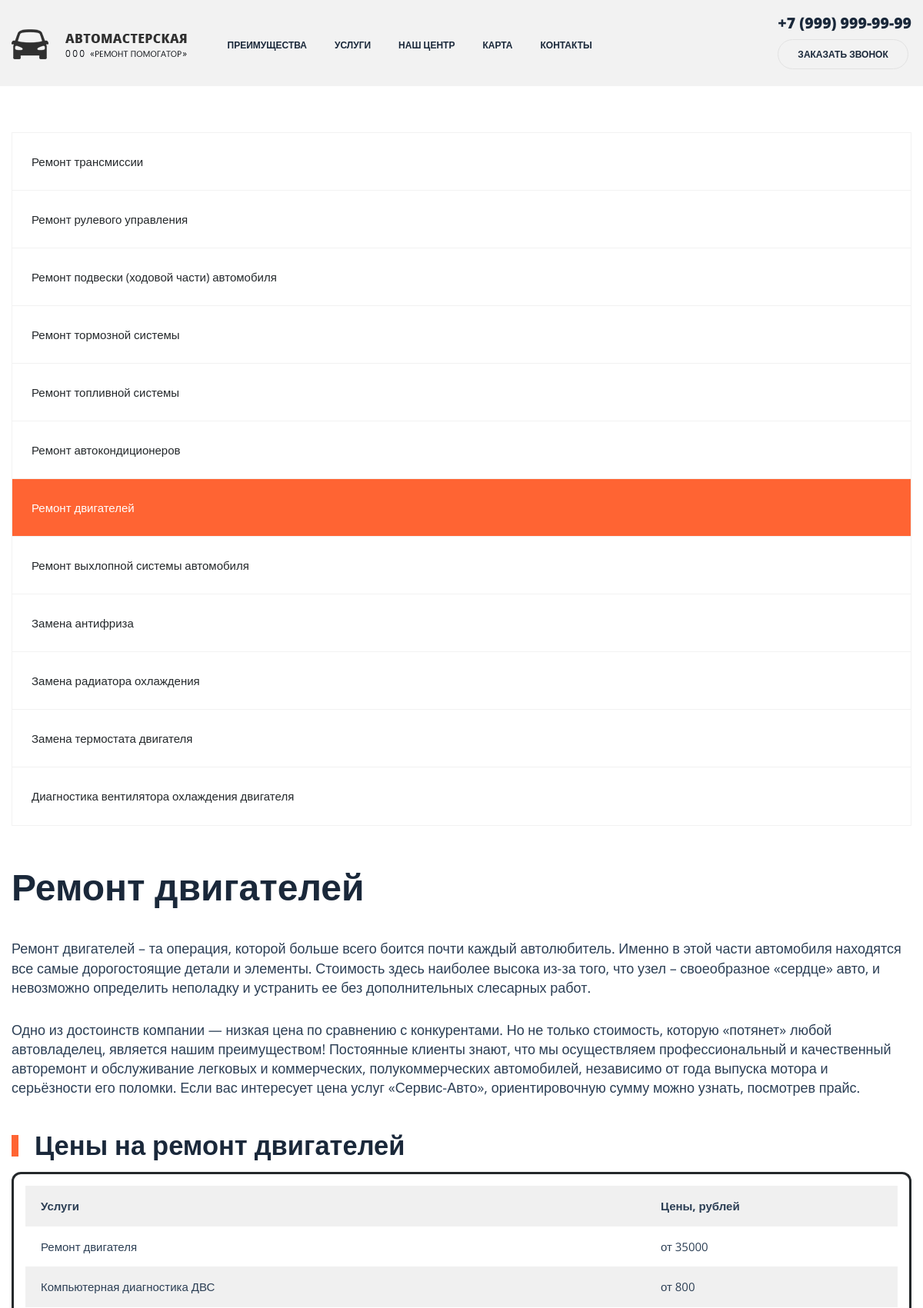
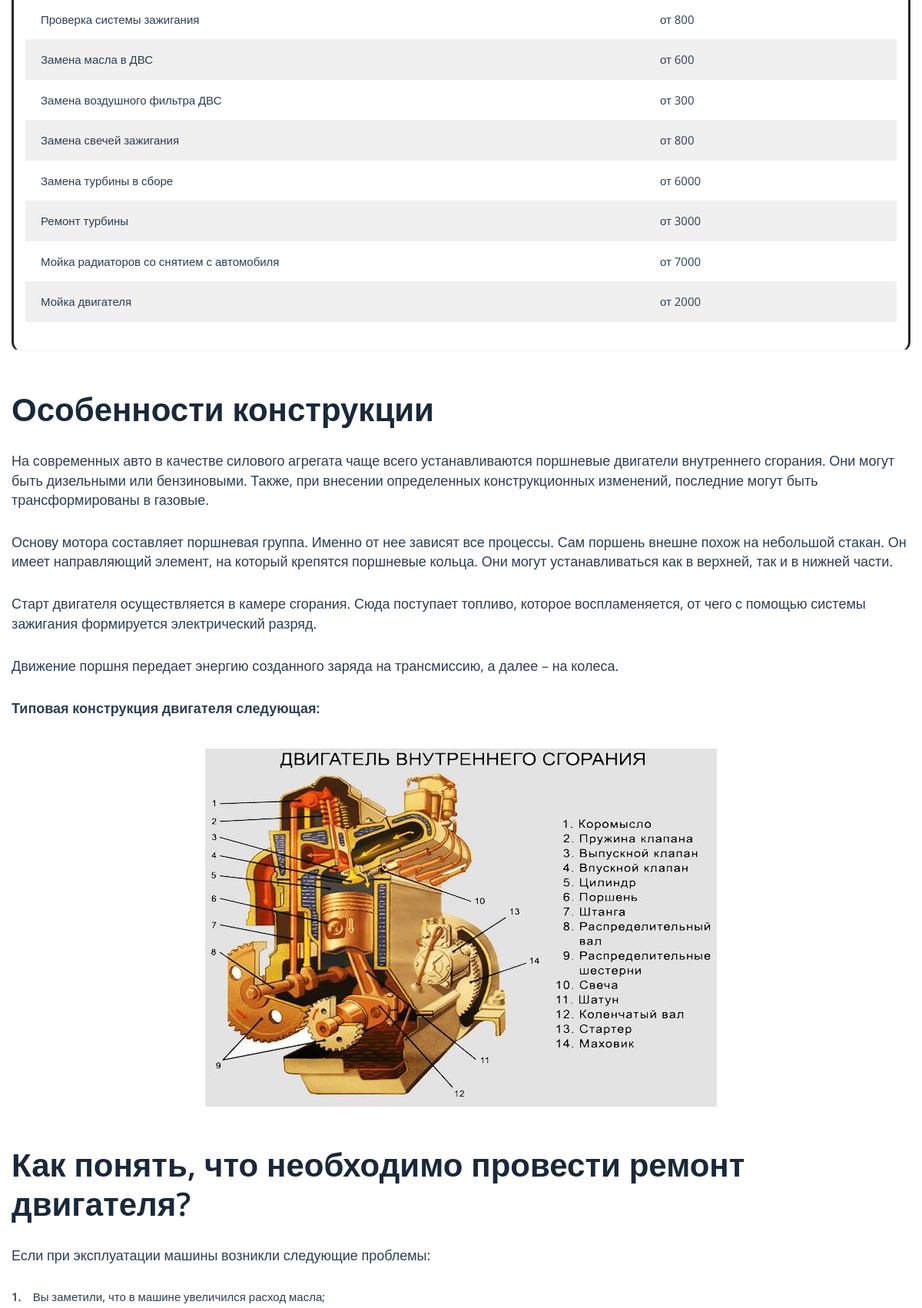
Page /index8.php (upper part) on the committed database (2 pictures, top to bottom).
### tables this page shows
CREATE TABLE `service` (
  `idservice` int NOT NULL,
  `id_type` int NOT NULL,
  `service` varchar(500) DEFAULT NULL,
  `cost` int DEFAULT NULL
);

### index8.php (the view, shortened to what this page needs)
<!DOCTYPE html>
<html lang="en" dir="ltr">
  <head>
    <link rel="stylesheet" href="https://stackpath.bootstrapcdn.com/bootstrap/4.1.3/css/bootstrap.min.css"
>
    <link rel="stylesheet" href="https://use.fontawesome.com/releases/v5.6.1/css/all.css"
>
    <link rel="stylesheet" href="css/main2.css">
    <link rel="stylesheet" href="css/media.css">
    <link rel="stylesheet" href="css/animate.css">
    <link rel='stylesheet' id='wp-block-library-css' href='css/style.min-1.css' type='text/css' media='all'>
    <link rel='stylesheet' id='autoservice-style-css' href='css/wmac_single_71dfaf63ff26cdcd8f13a55f6c5f486d-1.css' type='text/css' media='all'>
    <link rel='stylesheet' id='autoservice-main-css' href='css/wmac_single_ce631b6e98131e308f29fbe37d2114e2-1.css' type='text/css' media='all'>
    <link rel='stylesheet' id='autoservice-media-main-css' href='css/wmac_single_e65cdca6a25d2c07eeefa16406e77695-1.css' type='text/css' media='all'>
  </head>
  <body>
    <header>
      <nav class="navbar navbar-expand-lg sticky-top">
        <div class="container">
          <a href="index.html" class="navbar-brad">
            <img src="img/logo.svg" alt="" class="logo">
          </a>
          <div class="collapse navbar-collapse" id="navbarResponsive">
            <ul class="navbar-nav">
            <li class="nav-item">
                <a href="index.html#why" class="nav-link active">
                  Преимущества
                </a>
              </li>
              <li class="nav-item">
                <a href="index2.php" class="nav-link">
                  Услуги
                </a>
              </li>
              <li class="nav-item">
                <a href="index.html#look" class="nav-link">
                  Наш центр
                </a>
              </li>
              <li class="nav-item">
                <a href="index.html#place" class="nav-link">
                  Карта
                </a>
              </li>
              <li class="nav-item">
                <a href="index.html#footer" class="nav-link">
                  Контакты
                </a>
              </li>
            </ul>
          </div>
          <div class="clearfix d-none d-lg-block">
           <div class="contacts__phone bolder">
             +7 (999) 999-99-99
           </div>
           <a class="contacts__btn upper bolder" href="#">
             Заказать звонок
           </a>
          </div>
        </div>
      </nav>
    </header>
    <div id="content" class="site-content">
			<div class="wrapper">
				<div class="inner">
					<div class="inner-page">
						<aside id="secondary" class="widget-area">
							<nav class="sidebar-nav">
                  <ul>
                    <li class="page_item page-item-468 page_item_has_children"><a href="index2.php">Ремонт трансмиссии</a>
                    </li>
                    <li class="page_item page-item-469 page_item_has_children"><a href="index3.php">Ремонт рулевого управления</a>
                    </li>
                    <li class="page_item page-item-470 page_item_has_children"><a href="index4.php">Ремонт подвески (ходовой части) автомобиля</a>
                    </li>
                    <li class="page_item page-item-471 page_item_has_children"><a href="index5.php">Ремонт тормозной системы</a>
                    </li>
                    <li class="page_item page-item-472 page_item_has_children"><a href="index6.php">Ремонт топливной системы</a>
                    </li>
                    <li class="page_item page-item-473 page_item_has_children"><a href="index7.php">Ремонт автокондиционеров</a>
                    </li>
                    <li class="page_item page-item-474 current_page_item"><a href="index8.php">Ремонт двигателей</a>
                    </li>
                    <li class="page_item page-item-475 page_item_has_children"><a href="index9.php">Ремонт выхлопной системы автомобиля</a>
                    </li>
                    <li class="page_item page-item-994"><a href="index10.php">Замена антифриза</a></li>
                    <li class="page_item page-item-1001"><a href="index11.php">Замена радиатора охлаждения</a></li>
                    <li class="page_item page-item-1004"><a href="index12.php">Замена термостата двигателя</a></li>
                    <li class="page_item page-item-1007"><a href="index13.php" aria-current="page">Диагностика вентилятора охлаждения двигателя</a></li>
                  </ul>
							</nav>
						</aside>
						<div id="primary" class="content-area">
							<main id="main" class="site-main">
								<div class="inner-page-preview section mb0">
									<div class="inner-page-preview-layout">
										<div class="section-title">
											<h1>Ремонт двигателей</h1>
										</div>
									</div>
								</div>
								<article id="post-474" class="post-474 page type-page status-publish has-post-thumbnail hentry">
									<div class="entry-content">
										<div id="seo-block_5efdeaf097341" class="seo section mb0">
											<div class="section-bg"></div>
											<div class="seo-layout">
												<div class="section-desc">
													<p>Ремонт двигателей – та операция, которой больше всего боится почти каждый автолюбитель. Именно в этой части автомобиля находятся все самые дорогостоящие детали и элементы. Стоимость здесь наиболее высока из-за того, что узел – своеобразное «сердце» авто, и невозможно определить неполадку и устранить ее без дополнительных слесарных работ.</p>
													<p>Одно из достоинств компании — низкая цена по сравнению с конкурентами. Но не только стоимость, которую «потянет» любой автовладелец, является нашим преимуществом! Постоянные клиенты знают, что мы осуществляем профессиональный и качественный авторемонт и обслуживание легковых и коммерческих, полукоммерческих автомобилей, независимо от года выпуска мотора и серьёзности его поломки. Если вас интересует цена услуг «Сервис-Авто», ориентировочную сумму можно узнать, посмотрев прайс.</p>
												</div>
											</div>
										</div>
										<h2>Цены на ремонт двигателей</h2>
										<figure class="wp-block-table is-style-stripes">
											<table>
												<tbody>
													<tr>
														<td><strong>Услуги</strong></td>
														<td><strong>Цены, рублей</strong></td>
													</tr>
													<?php
                                                    include('admin/database/dbconfig.php');
                                                    $sql = "SELECT * FROM `service` where id_type = 7";
                                                    $result = $connection->query($sql);
                                                    while($row = $result->fetch_assoc()) {
                                                        echo"
                                                        <tr>
                                                            <td>" . $row["service"] ."</td>
                                                            <td>от " . $row["cost"] ."</td>
                                                        </tr>";
                                                    }
                                                    ?>
												</tbody>
											</table>
										</figure>
										<div id="seo-block_5efdeb7c97342" class="seo section mb0">
											<div class="section-bg"></div>
											<div class="seo-layout">
												<div class="section-title">
													<h2>Особенности конструкции</h2>
												</div>
												<div class="section-desc">
													<p>На современных авто в качестве силового агрегата чаще всего устанавливаются поршневые двигатели внутреннего сгорания. Они могут быть дизельными или бензиновыми. Также, при внесении определенных конструкционных изменений, последние могут быть трансформированы в газовые. </p>
													<p>Основу мотора составляет поршневая группа. Именно от нее зависят все процессы. Сам поршень внешне похож на небольшой стакан. Он имеет направляющий элемент, на который крепятся поршневые кольца. Они могут устанавливаться как в верхней, так и в нижней части.</p>
													<p>Старт двигателя осуществляется в камере сгорания. Сюда поступает топливо, которое воспламеняется, от чего с помощью системы зажигания формируется электрический разряд. </p>
													<p>Движение поршня передает энергию созданного заряда на трансмиссию, а далее – на колеса.</p>
													<p><span class="fz18 text-semi-bold">Типовая конструкция двигателя следующая:</span></p>
												</div>
											</div>
										</div>
										<div class="wp-block-image">
											<figure class="aligncenter size-large"><img loading="lazy" width="666" height="466" src="img/dvigatel-vnutrennego-sgoraniya.jpg"></figure>
										</div>
										<div id="seo-block_5efded2697343" class="seo section mb0">
											<div class="section-bg"></div>
											<div class="seo-layout">
												<div class="section-title">
													<h2>Как понять, что необходимо провести ремонт двигателя?</h2>
												</div>
												<div class="section-desc">
													<p>Если при эксплуатации машины возникли следующие проблемы:</p>
													<ol>
														<li>Вы заметили, что в машине увеличился расход масла;</li>
													</ol>
												</div>
											</div>
										</div>
                                    </article>
                                </main>
                            </div>
                        </div>
                    </div>
                </div>
            </div>
</body>
</html>

### css/main2.css (style rules this page uses)
html { font-size: 15px; }
body { font-family: 'Open Sans', sans-serif; color: #2c3f55; overflow-x: hidden; }
ul, li { display: block; margin: 0px; padding: 0px; }
.container { position: relative; }
* { -moz-transition: all 0.3s ease; -webkit-transition-property: all; -webkit-transition-duration: 0.3s; -webkit-transition-timing-function: ease; }
h2 { font-size: 2.3rem; font-weight: 600; color: #1a283a; margin-left: 30px; margin-top: 0px; margin-bottom: 0px; }
h2:before { content: ''; display: block; background: #FF6433; width: 9px; height: 28px; position: absolute; margin-top: 8px; margin-left: -30px; }
.bolder { font-weight: 800; }
.upper { text-transform: uppercase; }
.navbar { background: #F2F2F2; padding: 15px 0 31px 0; }
.logo { margin-top: 20px; }
.navbar-nav { margin: 22px 0 0 75px; }
.nav-link { color: #1A283A; text-transform: uppercase; font-weight: 800; border-radius: 60px; font-size: 0.8rem; padding: 8px 18px !important; padding-left: 40px; }
.contacts__phone { font-size: 1.667rem; color: #1A283A; margin-bottom: 14px; }
.contacts__btn { font-size: 0.8rem; border: 1px solid #E2E2E2; padding: 10px 25px; color: #1A283A; border-radius: 60px; }
h1 { font-size: 3.333rem; color: #1a283a; font-weight: 600; margin: 80px 0 80px 0; line-height: 1.2em; }
.section-title { margin-top: 50px; }

### css/media.css (style rules this page uses)
@media screen and (max-width: 1200px) { body { overflow-x: hidden; } }
@media (min-width: 992px) and (max-width: 1200px) { .container { max-width: 100%; } }
@media (min-width: 992px) and (max-width: 1200px) { .navbar-nav { margin-left: 4.5%; } }
@media (min-width: 992px) and (max-width: 1200px) { .contacts__phone { font-size: 1.3rem; } }

### css/style.min-1.css (style rules this page uses)
.wp-block-image { margin-bottom:1em }
.wp-block-image img { max-width:100% }
.wp-block-image:not(.is-style-rounded) img { border-radius:inherit }
.wp-block-image .aligncenter,.wp-block-image .alignleft,.wp-block-image .alignright { display:table }
.wp-block-image .aligncenter { margin-left:auto; margin-right:auto }
.wp-block-table { overflow-x:auto }
.wp-block-table table { width:100% }
.wp-block-table.is-style-stripes { border-spacing:0; border-collapse:inherit; background-color:transparent; border-bottom:1px solid #f0f0f0 }
.wp-block-table.is-style-stripes tbody tr:nth-child(odd) { background-color:#f0f0f0 }
.wp-block-table.is-style-stripes td,.wp-block-table.is-style-stripes th { border-color:transparent }
.aligncenter { clear:both }

### css/wmac_single_71dfaf63ff26cdcd8f13a55f6c5f486d-1.css (style rules this page uses)
html { line-height:1.15; -webkit-text-size-adjust:100% }
body { margin:0 }
h1 { font-size:2em; margin:.67em 0 }
body,button,input,select,optgroup,textarea { font-size:16px; font-size:1rem; line-height:1.5 }
h1,h2,h3,h4,h5,h6 { clear:both }
p { margin-bottom:1.5em }
ul,ol { margin:30px 0 }
ul { list-style:disc }
ol { list-style:decimal }
img { height:auto; max-width:100% }
figure { margin:1em 0 }
table { margin:0 0 1.5em; width:100% }
.aligncenter { clear:both; display:block; margin-left:auto; margin-right:auto }
.clear:before,.clear:after,.entry-content:before,.entry-content:after,.comment-content:before,.comment-content:after,.site-header:before,.site-header:after,.site-content:before,.site-content:after,.site-footer:before,.site-footer:after { content:""; display:table; table-layout:fixed }
.clear:after,.entry-content:after,.comment-content:after,.site-header:after,.site-content:after,.site-footer:after { clear:both }

### css/wmac_single_e65cdca6a25d2c07eeefa16406e77695-1.css (style rules this page uses)
@media screen and (max-width:1200px) { .inner-page { display:block } }
@media screen and (max-width:1200px) { .widget-area { width:100%; margin-bottom:30px } }

### rows in the picture
service: service "Ремонт двигателя", cost "35000"
service: service "Компьютерная диагностика ДВС", cost "800"
service: service "Проверка системы зажигания", cost "800"
service: service "Замена масла в ДВС", cost "600"
service: service "Замена воздушного фильтра ДВС", cost "300"
service: service "Замена свечей зажигания", cost "800"
service: service "Замена турбины в сборе", cost "6000"
service: service "Ремонт турбины", cost "3000"
service: service "Мойка радиаторов со снятием с автомобиля", cost "7000"
service: service "Мойка двигателя", cost "2000"
